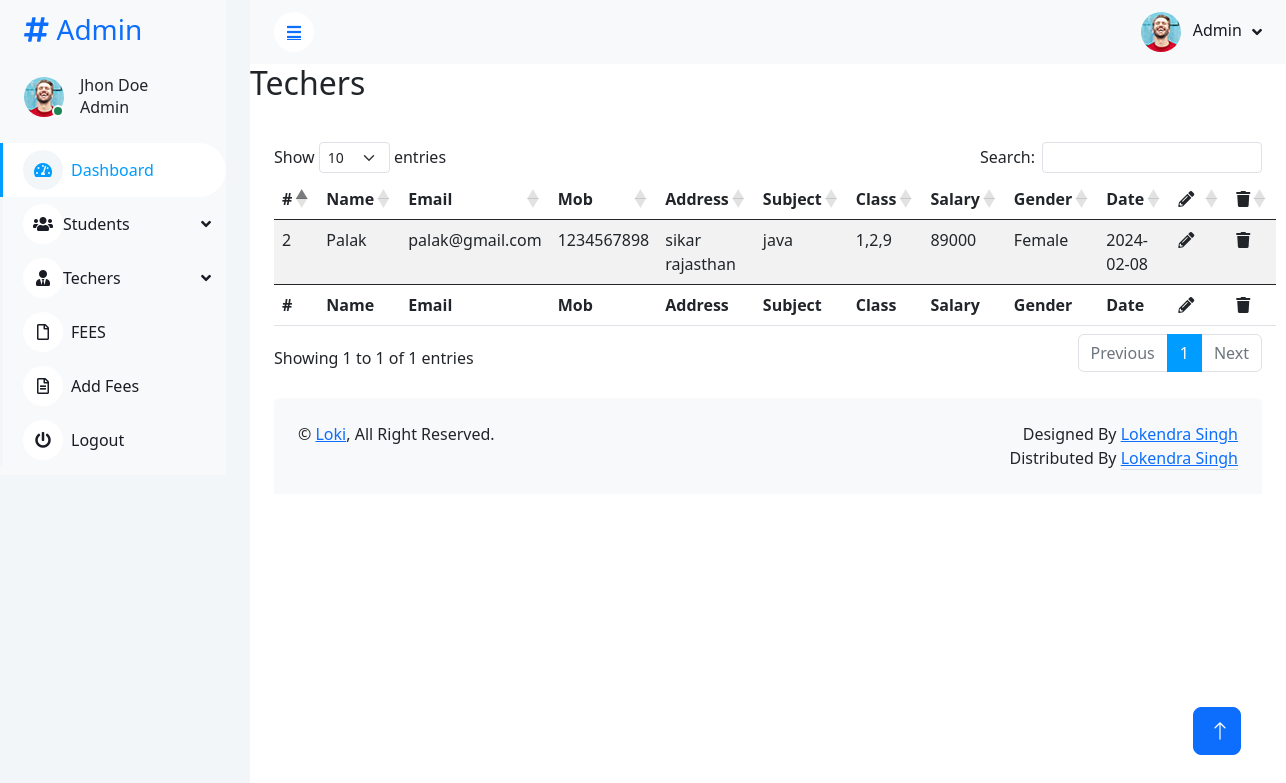
The page /ShowTechers.php (signed in) on the database its author committed.
### tables this page shows
CREATE TABLE `techer` (
  `id` int(9) NOT NULL,
  `name` varchar(20) NOT NULL,
  `email` varchar(20) NOT NULL,
  `mob` varchar(11) NOT NULL,
  `gender` text NOT NULL,
  `address` varchar(100) NOT NULL,
  `subject` varchar(40) NOT NULL,
  `class` varchar(50) NOT NULL,
  `salary` int(9) NOT NULL,
  `joining_date` date NOT NULL,
  `date` datetime(6) NOT NULL DEFAULT current_timestamp(6)
);

### school.php (called while the page is built, shortened)
<?php
class School
{
	private $host  = 'localhost';
	private $user  = 'root';
	private $password   = '';
	private $database  = 'school';
	private $techerTable = 'techer';
	private $dbConnect = false;
	public function __construct()
	{
		if (!$this->dbConnect) {
			$conn = new mysqli($this->host, $this->user, $this->password, $this->database);
			if ($conn->connect_error) {
				die("Error failed to connect to MySQL: " . $conn->connect_error);
			} else {
				$this->dbConnect = $conn;
			}
		}
	}
	public function showTechers(){
		$sqlselect="SELECT * FROM $this->techerTable";
		$result = mysqli_query($this->dbConnect, $sqlselect);
		return $result;
	}
}

### ShowTechers.php (the view, shortened to what this page needs)
<?php
    include "include/header.php";
    include 'school.php';
    $school = new School();
    $school->checkLogin();
    $result = $school->showTechers();
    ?>
 <h2 class='mb-3'>Techers</h2>
 <div class="container-fluid pt-4 px-4">
     <div class="row g-4">
         <table id="example" class="table table-striped" style="width:100%">
             <thead>
                 <tr>
                     <th>#</th>
                     <th>Name</th>
                     <th>Email</th>
                     <th>Mob</th>
                     <th>Address</th>
                     <th>Subject</th>
                     <th>Class</th>
                     <th>Salary</th>
                     <th>Gender</th>
                     <th>Date</th>
                     <th><i class="	fas fa-pencil-alt me-2"></th>
                     <th><i class="fa fa-trash" aria-hidden="true"></i></th>
                 </tr>
             </thead>
             <tbody>
                 <?php while ($row = mysqli_fetch_assoc($result)) { ?>
                     <tr>
                         <td><?php echo $row['id']; ?></td>
                         <td><?php echo $row['name']; ?></td>
                         <td><?php echo $row['email']; ?></td>
                         <td><?php echo $row['mob']; ?></td>
                         <td><?php echo $row['address']; ?></td>
                         <td><?php echo $row['subject']; ?></td>
                         <td><?php echo $row['class']; ?></td>
                         <td><?php echo $row['salary']; ?></td>
                         <td><?php echo $row['gender']; ?></td>
                         <td><?php echo $row['joining_date']; ?></td>
                         <td><a href="editTecher.php?id=<?php echo $row['id']; ?>" class="nav-item nav-link" ><i class="fas fa-pencil-alt"></i></a></td>
                         <td><a href="action.php?teacher_id=<?php echo $row['id']; ?>" class="nav-item nav-link"><i class="fa fa-trash" aria-hidden="true"></i></a></td>
                     </tr>
                 <?php } ?>
             </tbody>
             <tfoot>
                 <tr>
                 <th>#</th>
                     <th>Name</th>
                     <th>Email</th>
                     <th>Mob</th>
                     <th>Address</th>
                     <th>Subject</th>
                     <th>Class</th>
                     <th>Salary</th>
                     <th>Gender</th>
                     <th>Date</th>
                     <th><i class="	fas fa-pencil-alt me-2"></th>
                     <th><i class="fa fa-trash" aria-hidden="true"></i></th>
                 </tr>
             </tfoot>
         </table>
     </div>
 </div>
 <?php
    include "include/footer.php";
    ?>

### css/style.css (style rules this page uses)
:root { --primary: #009CFF; --light: #F3F6F9; --dark: #191C24; }

### rows shown on the page
techer: id "2", name "Palak", email "palak@gmail.com", mob "1234567898", address "sikar rajasthan", subject "java", class "1,2,9", salary "89000", gender "Female", joining_date "2024-02-08"
